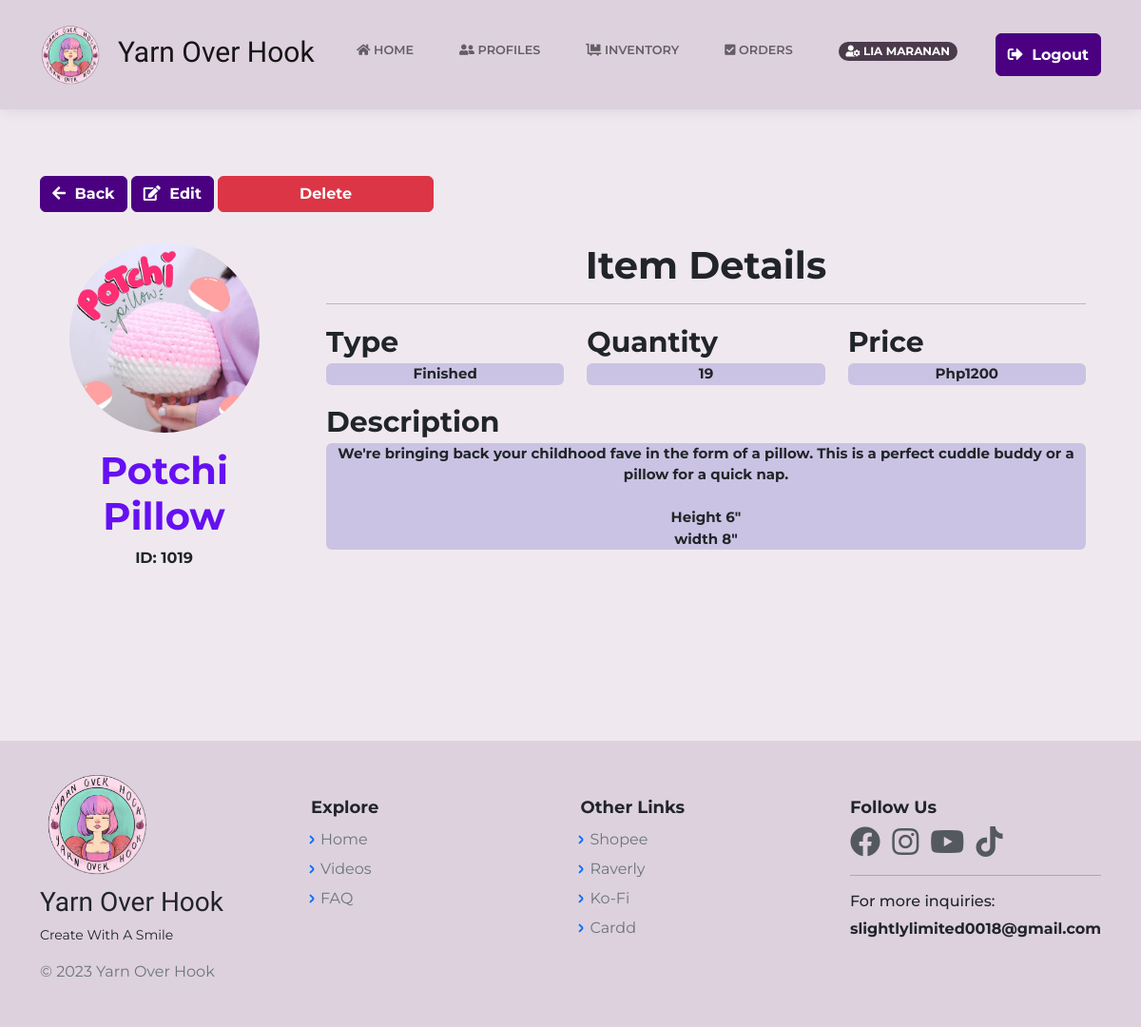
The page /InventoryItem.php?id=1019 (signed in) on the database its author committed.
### tables this page shows
CREATE TABLE `inventory_db` (
  `ItemID` bigint(20) NOT NULL,
  `ItemName` varchar(100) NOT NULL,
  `ItemImg` varchar(255) NOT NULL,
  `ItemDesc` text NOT NULL,
  `ItemType` varchar(255) NOT NULL,
  `TypeID` int(11) NOT NULL,
  `ItemPrice` int(12) NOT NULL,
  `ItemQty` int(12) NOT NULL,
  `created_at` timestamp NOT NULL DEFAULT current_timestamp() ON UPDATE current_timestamp()
);

### InventoryItem.php (the view, shortened to what this page needs)
<?php
    include("includes/dbh.inc.php");
    require 'layouts/Header.php';
    if(isset($_GET['id'])) {
		$id = mysqli_real_escape_string($con, $_GET['id']);
		$item = "SELECT * FROM inventory_db WHERE ItemID = $id";
		$result = mysqli_query($con, $item);
		$inv = mysqli_fetch_assoc($result);
	}
?>
<body class="d-flex flex-column min-vh-100">
<?php require 'layouts/nav.php';?>
<?php if($inv): ?>
        <main class="page blog-post">
        <section class="clean-block clean-post dark" style="background-color:#efe9ef; border:none; ">
            <div class="container">
            <form class="mb-3" action="InventoryItem.php" method="POST" id="form">
            <button class="btn btn-primary pull-right" type="button" style="font-weight:bold;border-color: indigo;background: indigo;"><a href="Inventory.php" style="text-decoration:none;color:white;"><i class="fa fa-arrow-left"></i> Back </a></button>
			    <a class="btn btn-dark" href="EditInventoryItem.php?id=<?php echo $inv['ItemID'] ?>" type="submit" name="edit" role="button" style="font-weight:bold;border-color:indigo;background-color:indigo;"><i class="fas fa-edit"></i> Edit</a>
			    <input class="btn btn-danger" name="delete" role="button" value="Delete" style="font-weight:bold;">
		    </form>
        <div class="row gutters">
        <div class="col-xl-3 col-lg-3 col-md-12 col-sm-12 col-12">
        <div class="card h-100">
            <div class="card-body" style="background:#efe9ef;">
                <div class="account-settings">
                    <div class="user-profile">
                        <div class="user-avatar" >
                            <img src="<?php echo $inv['ItemImg']; ?>" style="height:200px; width:200px;">
                        </div>
                        <h5 class="user-name" style="font-weight: bold; font-size:40px; color: var(--bs-indigo);"><?php echo $inv['ItemName']; ?></h5>
                        <p style="font-weight: bold; ">ID: <?php echo $inv['ItemID']; ?></p>
                    </div>
                </div>
            </div>
        </div>
        </div>
        <div class="col-xl-9 col-lg-9 col-md-12 col-sm-12 col-12">
        <div class="card h-100">
            <div class="card-body" style="background:#efe9ef;">
                <div class="row gutters">
                    <div class="col-xl-12 col-lg-12 col-md-12 col-sm-12 col-12">
                        <h6 style="font-weight: bold; font-size:40px; text-align:center; " >Item Details</h6>
                        <hr>
                    </div>
                    <div class="col-md-4 col-12">
                        <div class="form-group">
                            <label style="font-weight:bold; font-size:30px; ">Type</label>
                            <p class="rounded" style="font-size:15px;background:#cbc3e3; font-weight:bold; text-align:center;"><?php echo $inv['ItemType']; ?></p>
                        </div>
                    </div>
                    <div class="col-md-4 col-12">
                        <div class="form-group">
                            <label style="font-weight:bold;font-size:30px; ">Quantity</label>
                            <p class="rounded" style="font-size:15px;background:#cbc3e3; font-weight:bold; text-align:center;"><?php echo $inv['ItemQty']; ?></p>
                        </div>
                    </div>
                    <div class="col-md-4 col-12">
                        <div class="form-group">
                            <label style="font-weight:bold;font-size:30px; " >Price</label>
                            <p class="rounded" style="font-size:15px;background:#cbc3e3; font-weight:bold; text-align:center;">Php<?php echo $inv['ItemPrice']; ?></p>
                        </div>
                    </div>
                    <div class="col-md-12 col-12">
                        <div class="form-group">
                            <label style="font-weight:bold;font-size:30px; ">Description</label>
                            <p class="rounded" style="font-size:15px;background:#cbc3e3; font-weight:bold; text-align:center;"><?php echo nl2br($inv['ItemDesc']) ?></p>
                        </div>
                    </div>
                </div>
            </div>
        </div>
        </div>
        </div>
        </div>
        <?php else: ?>
            <div class="container my-5">
                <h2> Oops.. Page not found. Please try again. </h2>
            </div>
        <?php endif ?>
    </section>
</main>
<?php require 'layouts/Footer.php';?>

### assets/css/main.css (style rules this page uses)
body { background-color: #efe9ef !important; padding-top: 85px; }
.card { margin-bottom: 20px; }
.container { animation: transitionInContainer 0.50s; }

### assets/css/Profile-Edit-Form-styles.css (style rules this page uses)
hr { height: 2px; }

### assets/css/Profile-Edit-Form.css (style rules this page uses)
hr { height: 2px; }

### assets/css/ProfileEdit1.css (style rules this page uses)
hr { height: 2px; }

### assets/css/ProfileEdit2.css (style rules this page uses)
hr { height: 2px; }

### assets/css/ProfileDesignAdmin.css (style rules this page uses)
.account-settings .user-profile { margin: 0 0 1rem 0; padding-bottom: 1rem; text-align: center; }
.account-settings .user-profile .user-avatar { margin: 0 0 1rem 0; }
.account-settings .user-profile .user-avatar img { width: 90px; height: 90px; -moz-border-radius: 100px; border-radius: 100px; }
.account-settings .user-profile h5.user-name { margin: 0 0 0.5rem 0; }
.card { background: #ffffff; -moz-border-radius: 5px; border-radius: 5px; border: 0; margin-bottom: 1rem; }

### rows shown on the page
inventory_db: ItemImg (picture), ItemName "Potchi Pillow", ItemID "1019", ItemType "Finished", ItemQty "19", ItemPrice "1200", ItemDesc "We're bringing back your childhood fave in the form of a pillow. This is a perfect cuddle buddy or a pillow for a quick nap. Height 6\" width 8\""

### other values the page prints
$_SESSION['cust_name'] "LIA MARANAN"
